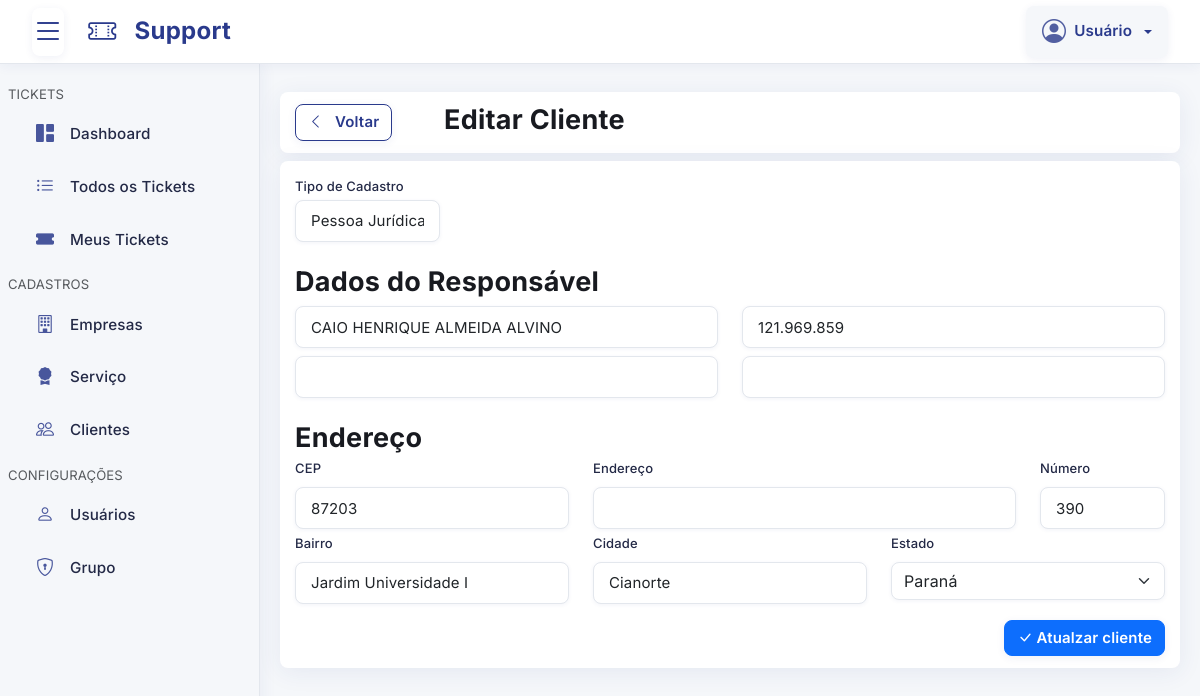
Page /pages/cliente/edicao.php?id=2 on the earlier database version.
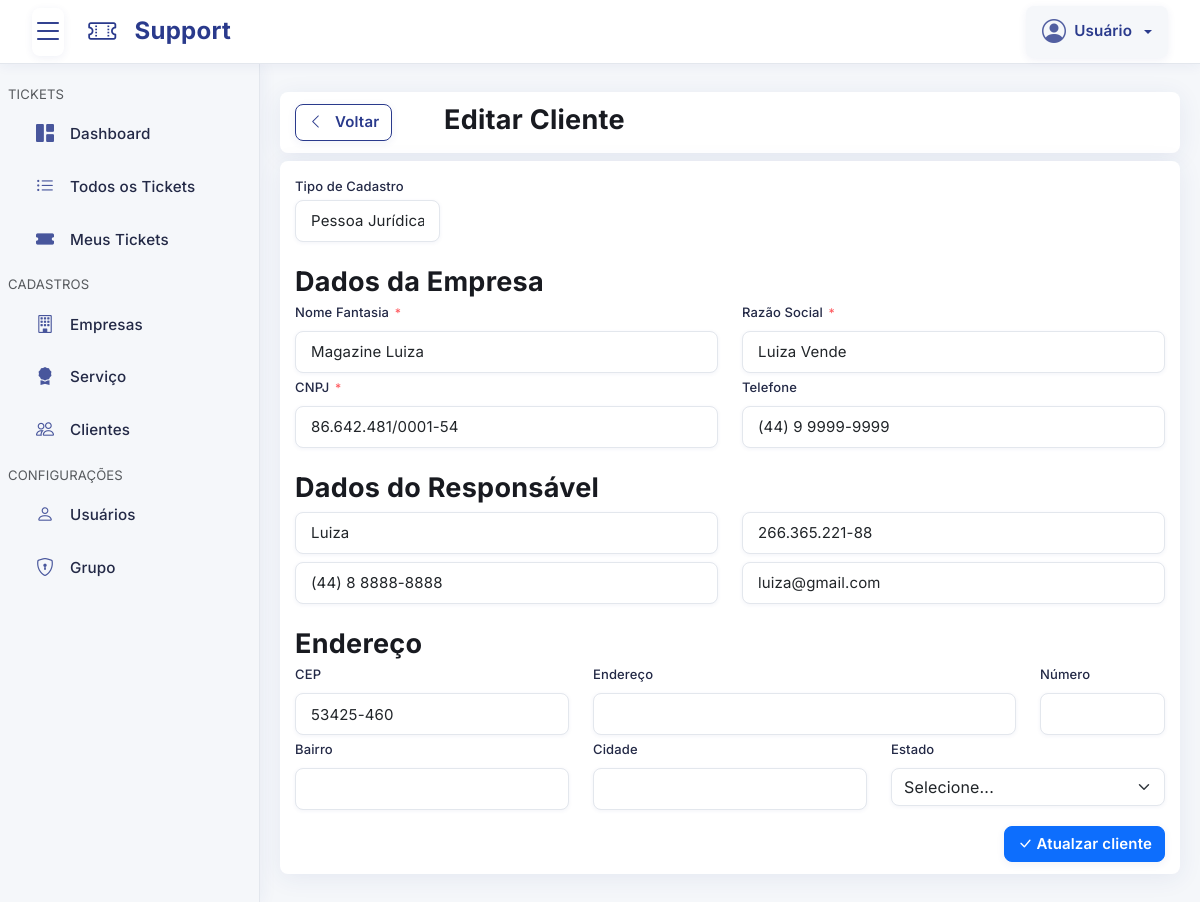
Same page on the later database version.
### tables this page shows
CREATE TABLE `cliente` (
  `id` int(11) NOT NULL,
  `usuario_id` int(11) NOT NULL,
  `tipo` varchar(255) NOT NULL DEFAULT 'CNPJ' COMMENT 'CNPJ ou CPF',
  `documento` varchar(255) NOT NULL COMMENT 'xx.xxx.xxx/xxxx-xx ou xxx.xxx.xxx-xx',
  `razao_social` varchar(255) DEFAULT NULL,
  `nome_fantasia` varchar(255) NOT NULL,
  `telefone` varchar(20) NOT NULL COMMENT 'Formato: (XX) X XXXX-XXXX',
  `email` varchar(255) DEFAULT NULL,
  `responsavel_nome` varchar(255) NOT NULL,
  `responsavel_email` varchar(255) DEFAULT NULL,
  `responsavel_telefone` varchar(20) NOT NULL COMMENT 'Formato: (XX) X XXXX-XXXX',
  `responsavel_documento` varchar(18) NOT NULL COMMENT 'CPF: XXX.XXX.XXX-XX ou RG',
  `cep` varchar(10) DEFAULT NULL COMMENT 'Formato: XXXXX-XXX',
  `cidade` varchar(255) DEFAULT NULL,
  `estado` varchar(255) DEFAULT NULL,
  `pais` varchar(255) DEFAULT NULL,
  `endereco` varchar(255) DEFAULT NULL,
  `numero` varchar(50) DEFAULT NULL,
  `bairro` varchar(255) DEFAULT NULL,
  `situacao` tinyint(1) NOT NULL DEFAULT 1 COMMENT '0 = INATIVO ou 1 = ATIVO',
  `cadastrado` timestamp NULL DEFAULT current_timestamp(),
  `alterado` timestamp NULL DEFAULT current_timestamp() ON UPDATE current_timestamp()
);

### config/Database.php (called while the page is built, shortened)
<?php
class Database
{
    private $host = "localhost";
    private $dbName = "support_ticket_manager";
    private $username = "root";
    private $password = "";
    private $pdo;
    private function connect()
    {
        $dsn = "mysql:host={$this->host};dbname={$this->dbName};";
        try {
            $this->pdo = new PDO(
                $dsn,
                $this->username,
                $this->password,
                array(PDO::MYSQL_ATTR_INIT_COMMAND => "SET NAMES utf8")
            );
            $this->pdo->setAttribute(PDO::ATTR_ERRMODE, PDO::ERRMODE_EXCEPTION);
            $this->pdo->setAttribute(PDO::ATTR_DEFAULT_FETCH_MODE, PDO::FETCH_ASSOC);
        } catch (PDOException $e) {
            $this->error = $e->getMessage();
            die("Erro ao conectar ao banco de dados: {$this->error}");
        }
    }
    public function getConnection()
    {
        try {
            return $this->pdo;
        } catch (PDOException $e) {
            $this->error = $e->getMessage();
            die("Erro ao conectar ao banco de dados: {$this->error}");
        }
    }
}

### config/Cliente.php (called while the page is built, shortened)
<?php
class Cliente
{
    private $db;
    public function __construct($db)
    {
        $this->db = $db;
    }
    public function pegarPorId($id = NULL)
    {
        try {
            $query = "SELECT `cliente`.*";
            $query .= " FROM `cliente`";
            $query .= " WHERE `cliente`.`id` = :id LIMIT 1";
            $stmt = $this->db->prepare($query);
            $stmt->bindParam(":id", $id, PDO::PARAM_INT);
            $stmt->execute();
            $registro = $stmt->fetch(PDO::FETCH_OBJ);
            return $registro;
        } catch (\Throwable $th) {
            return NULL;
        }
    }
}

### config/Estado.php (called while the page is built)
<?php
class Estado
{
    private static $estados = [
        "AC" => "Acre",
        "AL" => "Alagoas",
        "AP" => "Amapá",
        "AM" => "Amazonas",
        "BA" => "Bahia",
        "CE" => "Ceará",
        "DF" => "Distrito Federal",
        "ES" => "Espírito Santo",
        "GO" => "Goiás",
        "MA" => "Maranhão",
        "MT" => "Mato Grosso",
        "MS" => "Mato Grosso do Sul",
        "MG" => "Minas Gerais",
        "PA" => "Pará",
        "PB" => "Paraíba",
        "PR" => "Paraná",
        "PE" => "Pernambuco",
        "PI" => "Piauí",
        "RJ" => "Rio de Janeiro",
        "RN" => "Rio Grande do Norte",
        "RS" => "Rio Grande do Sul",
        "RO" => "Rondônia",
        "RR" => "Roraima",
        "SC" => "Santa Catarina",
        "SP" => "São Paulo",
        "SE" => "Sergipe",
        "TO" => "Tocantins"
    ];
    public static function todos()
    {
        try {
            return array_keys(self::$estados);
        } catch (\Throwable $th) {
            return [];
        }
    }
    public static function getNome($sigla)
    {
        return isset(self::$estados[$sigla]) ? self::$estados[$sigla] : $sigla;
    }
}

### pages/cliente/edicao.php (the view, shortened to what the rows shown need)
<?php include("../template/topo.php"); ?>
<?php
$id = isset($_GET["id"]) ? $_GET["id"] : NULL;
$registro = $classCliente->pegarPorId($id);
?>
<div class="cliente-edicao mt-2">
    <?php if (!$registro): ?>
        <div class="error-container text-center py-5">
            <div class="error-icon mb-4">
                <i class="bi-exclamation-circle display-1 text-danger"></i>
            </div>
            <h2 class="error-title mb-3 text-muted">Cliente não encontrado!</h2>
            <p class="error-message text-muted mb-4">O Cliente que você está procurando não existe ou foi removido.</p>
            <a href="index.php" class="btn btn-voltar botao-noty-voltar">
                <i class="bi-arrow-left me-2"></i>
                Voltar para a lista de Clientes
            </a>
        </div>
    <?php else: ?>
        <div class="sessao">
            <div class="row">
                <div class="col-xl-2 col-lg-2 col-md-4 col-sm-12 col-12">
                    <a href="index.php" class="btn btn-voltar botao-noty-voltar">
                        <i class="bi-chevron-left me-2"></i>
                        Voltar
                    </a>
                </div>
                <div class="col-xl-10 col-lg-10 col-md-8 col-sm-12 col-12">
                    <h1 class="titulo">Editar Cliente</h1>
                </div>
            </div>
        </div>
        <div class="sessao">
            <form id="cliente-edicao" data-action="cliente/editar.php">
                <div class="col-xl-2 col-lg-2 col-md-2 col-sm-12 col-12 mb-4">
                    <label for="tipo-cliente">Tipo de Cadastro</label>
                    <select name="tipo" id="tipo-cliente" class="form-control">
                        <option value="CNPJ" <?php echo $registro->tipo == "CNPJ" ? "selected" : ""; ?>>Pessoa Jurídica</option>
                    </select>
                </div>
                <div id="sessao-cnpj-cliente" class="campo-pj-cliente" <?php echo $registro->tipo != "CNPJ" ? 'style="display:none;"' : ''; ?>>
                    <h2 class="titulo">Dados da Empresa</h2>
                    <div class="row">
                        <div class="col-xl-6 col-lg-6 col-md-6 col-sm-12 col-12">
                            <label for="nome_fantasia_pj_cliente" class="form-label">
                                Nome Fantasia
                                <span class="formulario-campo-obrigatorio">*</span>
                            </label>
                            <input type="text" class="form-control input-validar-nome-fantasia campo-obrigatorio" id="nome_fantasia_pj_cliente" name="nome_fantasia" value="<?php echo $registro->nome_fantasia; ?>">
                        </div>
                        <div class="col-xl-6 col-lg-6 col-md-6 col-sm-12 col-12">
                            <label for="razao_social_cliente" class="form-label">
                                Razão Social
                                <span class="formulario-campo-obrigatorio">*</span>
                            </label>
                            <input type="text" class="form-control input-validar-razao-social campo-obrigatorio" id="razao_social_cliente" name="razao_social" value="<?php echo $registro->razao_social; ?>">
                        </div>
                        <div class="col-xl-6 col-lg-6 col-md-6 col-sm-12 col-12">
                            <label for="documento_cliente" class="form-label">
                                CNPJ
                                <span class="formulario-campo-obrigatorio">*</span>
                            </label>
                            <input type="text" class="form-control mascara-cnpj input-validar-cnpj campo-obrigatorio" id="documento_cliente" name="documento" value="<?php echo $registro->documento; ?>">
                        </div>
                        <div class="col-xl-6 col-lg-6 col-md-6 col-sm-12 col-12">
                            <label for="telefone_pj_cliente" class="form-label">
                                Telefone
                            </label>
                            <input type="text" class="form-control mascara-telefone" id="telefone_pj_cliente" name="telefone" value="<?php echo $registro->telefone; ?>">
                        </div>
                    </div>
                </div>
                <div class="dados-identificacao">
                    <h2 class="titulo dados-titulo-cliente mt-4">
                        <?php if ($registro->tipo == "CPF"): ?>
                            Dados Pessoais
                        <?php else: ?>
                            Dados do Responsável
                        <?php endif; ?>
                    </h2>
                    <div class="row">
                        <div class="col-xl-6 col-lg-6 col-md-6 col-sm-12 col-12">
                            <input type="text" class="form-control input-validar-responsavel campo-obrigatorio" id="responsavel_cliente" name="responsavel_nome" value="<?php echo $registro->responsavel_nome; ?>">
                        </div>
                        <div class="col-xl-6 col-lg-6 col-md-6 col-sm-12 col-12">
                            <input type="text" class="form-control input-validar-cpf campo-obrigatorio mascara-cpf" id="responsavel_documento_cliente" name="responsavel_documento" value="<?php echo $registro->responsavel_documento; ?>">
                        </div>
                        <div class="col-xl-6 col-lg-6 col-md-6 col-sm-12 col-12">
                            <input type="text" class="form-control input-validar-whatsapp campo-obrigatorio mascara-whatsapp" id="responsavel_telefone_cliente" name="responsavel_telefone" value="<?php echo $registro->responsavel_telefone; ?>">
                        </div>
                        <div class="col-xl-6 col-lg-6 col-md-6 col-sm-12 col-12">
                            <input type="email" class="form-control input-validar-email" id="responsavel_email_cliente" name="responsavel_email" value="<?php echo $registro->responsavel_email; ?>">
                        </div>
                    </div>
                </div>
                <h2 class="titulo mt-4">Endereço</h2>
                <div class="row">
                    <div class="col-xl-4 col-lg-4 col-md-4 col-sm-12 col-12">
                        <label for="cep_cliente" class="form-label">CEP</label>
                        <input type="text" class="form-control mascara-cep input-validar-cep" id="cep_cliente" name="cep" value="<?php echo $registro->cep; ?>">
                    </div>
                    <div class="col-xl-6 col-lg-6 col-md-6 col-sm-12 col-12">
                        <label for="endereco_cliente" class="form-label">Endereço</label>
                        <input type="text" class="form-control campo-endereco" id="endereco_cliente" name="endereco" value="<?php echo $registro->endereco; ?>">
                    </div>
                    <div class="col-xl-2 col-lg-2 col-md-2 col-sm-12 col-12">
                        <label for="numero_cliente" class="form-label">Número</label>
                        <input type="text" class="form-control campo-numero" id="numero_cliente" name="numero" value="<?php echo $registro->numero; ?>">
                    </div>
                    <div class="col-xl-4 col-lg-4 col-md-4 col-sm-12 col-12">
                        <label for="bairro_cliente" class="form-label">Bairro</label>
                        <input type="text" class="form-control campo-bairro" id="bairro_cliente" name="bairro" value="<?php echo $registro->bairro; ?>">
                    </div>
                    <div class="col-xl-4 col-lg-4 col-md-4 col-sm-12 col-12">
                        <label for="cidade_cliente" class="form-label">Cidade</label>
                        <input type="text" class="form-control campo-cidade" id="cidade_cliente" name="cidade" value="<?php echo $registro->cidade; ?>">
                    </div>
                    <div class="col-xl-4 col-lg-4 col-md-4 col-sm-12 col-12">
                        <label for="estado_cliente" class="form-label">Estado</label>
                        <select class="select2 form-select campo-estado" id="estado_cliente" name="estado">
                            <option value="">Selecione...</option>
                            <?php foreach (Estado::todos() as $sigla): ?>
                                <option <?php echo $registro->estado == Estado::getNome($sigla) ? "selected" : ""; ?> value="<?php echo Estado::getNome($sigla); ?>"><?php echo Estado::getNome($sigla); ?></option>
                            <?php endforeach; ?>
                        </select>
                    </div>
                    <div class="col-xl-12 col-lg-12 col-md-12 col-sm-12 col-12 mt-3 text-end">
                        <button type="submit" class="btn btn-primary botao-noty-ativo">
                            <i class="bi-check-lg"></i> Atualzar cliente
                        </button>
                    </div>
                </div>
            </form>
        </div>
    <?php endif ?>
</div>
<?php include("../template/rodape.php"); ?>

Differences in the rows shown:
changed cliente: tipo (not shown) → "Pessoa Jurídica"; nome_fantasia (not shown) → "Magazine Luiza"; razao_social (not shown) → "Luiza Vende"; documento (not shown) → "86.642.481/0001-54"; telefone (not shown) → "(44) 9 9999-9999"; responsavel_nome "CAIO HENRIQUE ALMEIDA ALVINO" → "Luiza"; responsavel_documento "121.969.859" → "266.365.221-88"; responsavel_telefone (not shown) → "(44) 8 8888-8888"; responsavel_email (not shown) → "luiza@gmail.com"; cep "87203" → "53425-460"; numero "390" → (not shown); bairro "Jardim Universidade I" → (not shown); cidade "Cianorte" → (not shown); estado "Paraná" → (not shown)
Other differences:
form field estado: (not shown) → "Selecione..."
form field tipo: "Pessoa Jurídica" → (not shown)
text now shown: "Dados da Empresa Nome Fantasia * Razão Social * CNPJ * Telefone"
